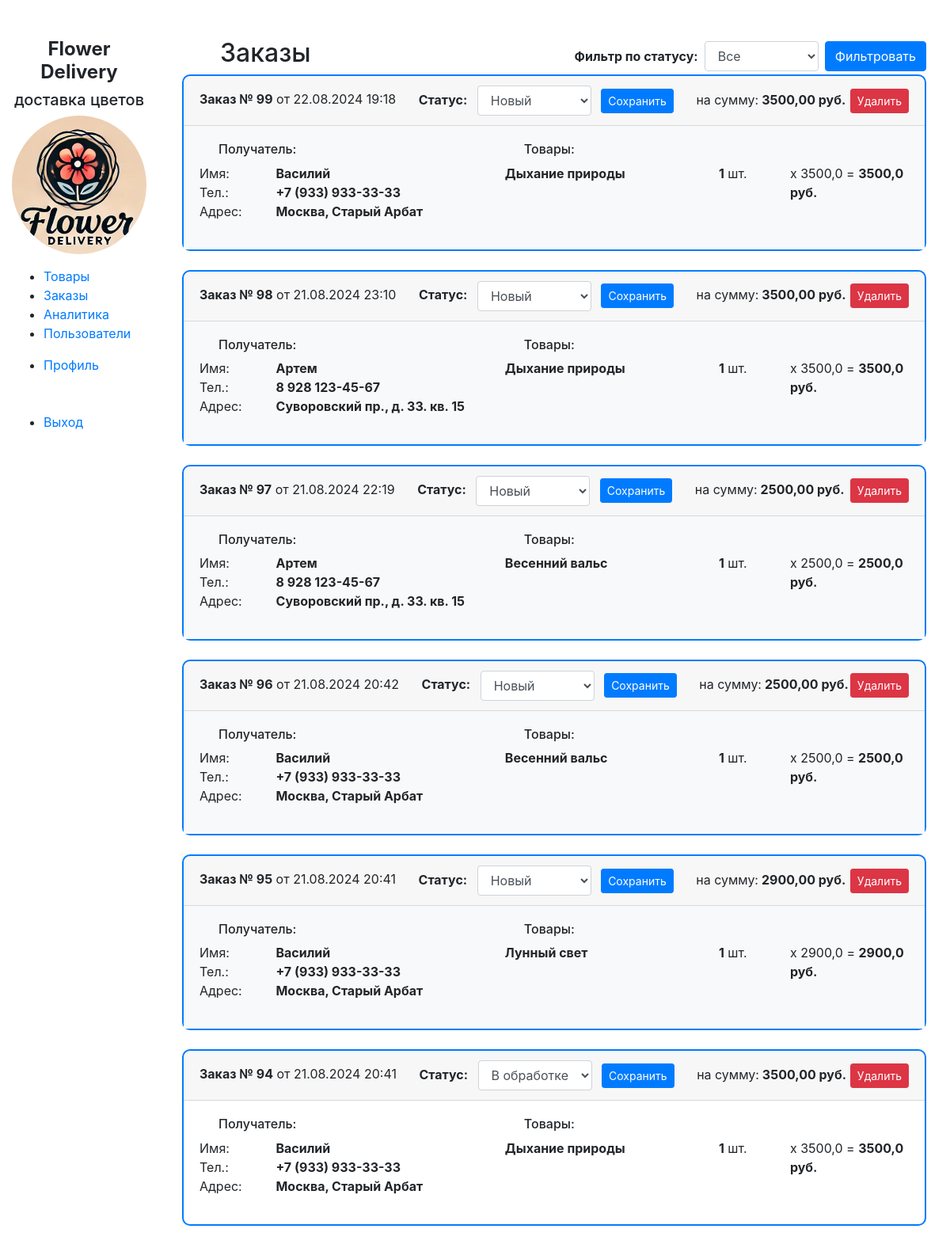
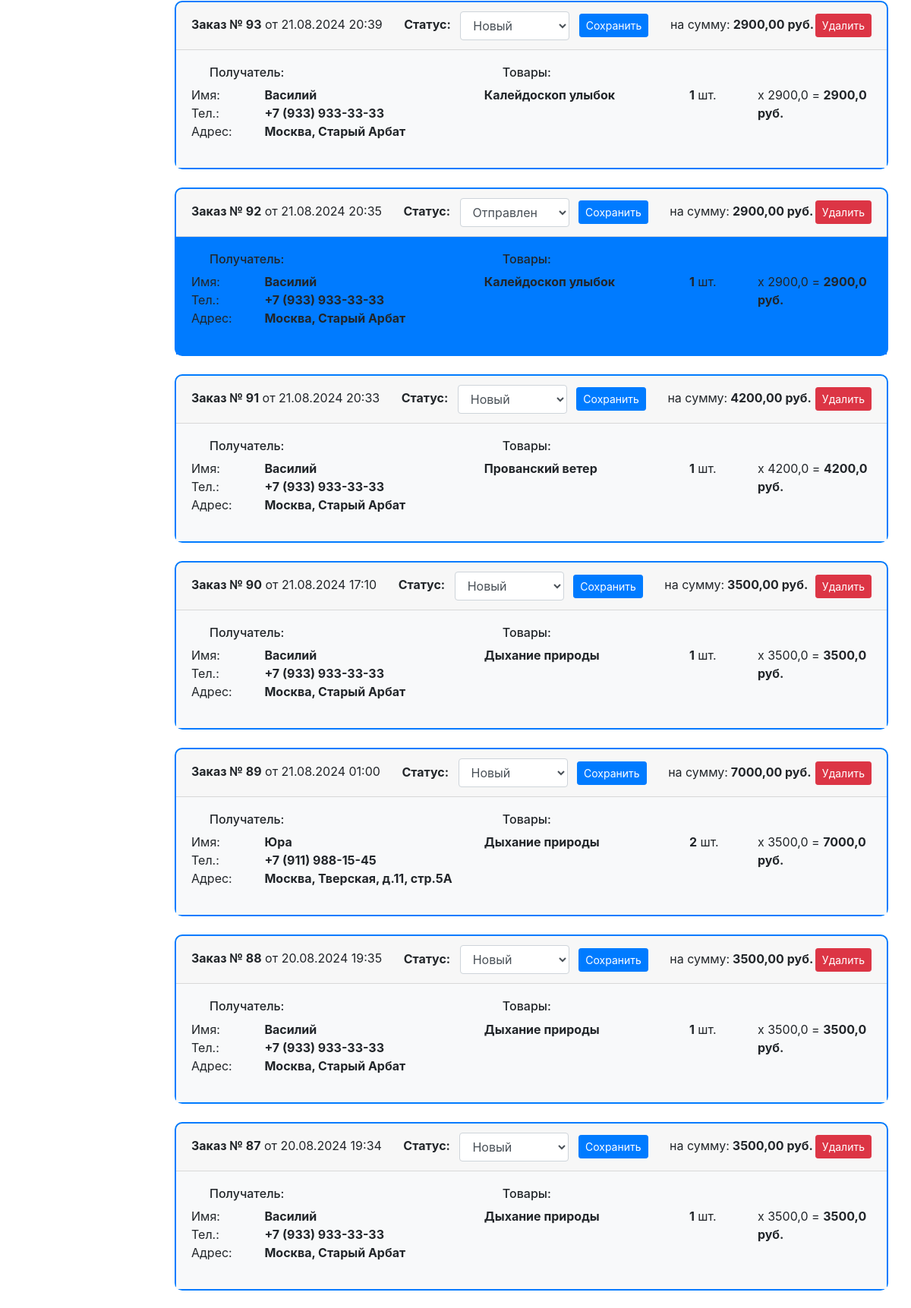
The app's page /admin-panel/orders/ (signed in, upper part) with its own data (2 pictures, top to bottom).
### orders/models.py (models this page shows, shortened)
class Order(models.Model):
    STATUS_CHOICES = [
        ('new', 'Новый'),
        ('processing', 'В обработке'),
        ('shipped', 'Отправлен'),
        ('delivered', 'Доставлен'),
    ]
    customer = models.ForeignKey(settings.AUTH_USER_MODEL, on_delete=models.CASCADE, verbose_name='Заказчик')
    recipient_name = models.CharField(max_length=100, verbose_name='Получатель')
    products = jsonfield.JSONField(verbose_name='Товары')
    recipient_phone = models.CharField(max_length=25, verbose_name='Телефон получателя')
    delivery_address = models.CharField(max_length=255, verbose_name='Адрес доставки')
    status = models.CharField(max_length=20, choices=STATUS_CHOICES, default='new', verbose_name='Статус')
    order_date = models.DateTimeField(auto_now_add=True, verbose_name='Дата заказа')
    total_cost = models.DecimalField(max_digits=10, decimal_places=2)
    class Meta:
        verbose_name = 'Заказ'
        verbose_name_plural = 'Заказы'

### admin_panel/views.py (the view)
# urls.py: path('orders/', views.admin_orders, name='admin_orders'),
@staff_member_required
def admin_orders(request):
    try:
        status_filter = request.GET.get('status')
        if status_filter:
            orders = Order.objects.filter(status=status_filter).order_by('-order_date')
        else:
            orders = Order.objects.all().order_by('-order_date')
        for order in orders:
            order.order_date = localtime(order.order_date)
        statuses = Order.STATUS_CHOICES
        return render(request, 'admin_panel/admin_orders.html',
                  {'orders': orders, 'statuses': statuses, 'status_filter': status_filter})
    except Exception as e:
        messages.error(request, f"Произошла ошибка при загрузке заказов: {str(e)}")
        return redirect('analytics:report_dashboard')

### admin_panel/templates/admin_panel/admin_orders.html (shortened to what this page needs)
{% extends 'admin_panel/admin_layout.html' %}
{% block content %}
<div class="container mt-5">
    <div class="d-flex justify-content-between align-items-center">
        <h2 class="ml-5">Заказы</h2>
        <form method="get" class="form-inline">
            <label for="status" class="mr-2"><strong>Фильтр по статусу:</strong></label>
            <select name="status" id="status" class="form-control mr-2">
                <option value="">Все</option>
            </select>
            <button type="submit" class="btn btn-primary">Фильтровать</button>
        </form>
    </div>
    <div class="row">
        {% for order in orders %}
        <div class="col-12 mb-4">
             <div class="card" style="border: 2px solid #007bff; border-radius: 10px;">
                <div class="card-header d-flex justify-content-between align-items-center">
                    <div>
                        <strong>Заказ № {{ order.id }}</strong> от {{ order.order_date|date:"d.m.Y H:i" }}
                        <span class="ml-4"><strong>Статус:</strong></span>
                        <form method="post" action="{% url 'admin_panel:update_order_status' order.id %}" class="form-inline d-inline">
                            <select name="status" class="form-control ml-2">
                                {% for status in order.STATUS_CHOICES %}
                                    <option value="{{ status.0 }}" {% if status.0 == order.status %}selected{% endif %}>{{ status.1 }}</option>
                                {% endfor %}
                            </select>
                            <button type="submit" class="btn btn-primary btn-sm ml-2">Сохранить</button>
                        </form>
                        <span class="ml-4">на сумму:<strong class="ml-1">{{ order.total_cost }} руб.</strong></span>
                    </div>
                    <button type="button" class="btn btn-danger btn-sm" onclick="confirmDelete('{{ order.id }}', '{{ order.recipient_name }}', '{{ order.total_cost }}')">Удалить</button>
                </div>
                <div class="card-body {% if order.status == 'new' %}bg-light{% elif order.status == 'in_progress' %}bg-info{% elif order.status == 'shipped' %}bg-primary{% elif order.status == 'delivered' %}bg-secondary{% endif %}">
                    <div class="row">
                        <div class="col-md-5">
                            <h6 class="ml-4">Получатель:</h6>
                            <div class="row">
                                <div class="col-md-3">
                                    <ul class="list-unstyled">
                                        <li>Имя:</li>
                                        <li>Тел.:</li>
                                        <li>Адрес:</li>
                                    </ul>
                                </div>
                                <div class="col-md-9">
                                     <ul class="list-unstyled">
                                        <li><strong>{{ order.recipient_name }}</strong></li>
                                        <li><strong>{{ order.recipient_phone }}</strong></li>
                                        <li><strong>{{ order.delivery_address }}</strong></li>
                                     </ul>
                                </div>
                            </div>
                        </div>
                        <div class="col-md-7">
                            <h6 class="ml-4">Товары:</h6>
                            <div class="row">
                                {% for item in order.products %}
                                    <div class="col-md-6">
                                        <ul class="list-unstyled">
                                            <li><strong>{{ item.product_name }}</strong></li>
                                        </ul>
                                    </div>
                                    <div class="col-md-2">
                                         <ul class="list-unstyled">
                                            <li><strong>{{ item.quantity }}</strong> шт.</li>
                                         </ul>
                                    </div>
                                    <div class="col-md-4">
                                         <ul class="list-unstyled">
                                            <li>x {{ item.price }} = <strong>{{ item.total_price }} руб.</strong></li>
                                         </ul>
                                    </div>
                                {% endfor %}
                            </div>
                        </div>
                    </div>
                </div>
            </div>
        </div>
        {% endfor %}
    </div>
</div>
{% endblock %}

### static/css/style.css (style rules this page uses)
body { font-family: Arial, sans-serif; line-height: 1.6; margin: 0; padding: 0; }

### records on screen
Order: id "99", order_date "22.08.2024 19:18", status "Новый", total_cost "3500,00", recipient_name "Василий", recipient_phone "+7 (933) 933-33-33", delivery_address "Москва, Старый Арбат", product_name "Дыхание природы", quantity "1", price "3500,0", total_price "3500,0"
Order: id "98", order_date "21.08.2024 23:10", status "Новый", total_cost "3500,00", recipient_name "Артем", recipient_phone "8 928 123-45-67", delivery_address "Суворовский пр., д. 33. кв. 15", product_name "Дыхание природы", quantity "1", price "3500,0", total_price "3500,0"
Order: id "97", order_date "21.08.2024 22:19", status "Новый", total_cost "2500,00", recipient_name "Артем", recipient_phone "8 928 123-45-67", delivery_address "Суворовский пр., д. 33. кв. 15", product_name "Весенний вальс", quantity "1", price "2500,0", total_price "2500,0"
Order: id "96", order_date "21.08.2024 20:42", status "Новый", total_cost "2500,00", recipient_name "Василий", recipient_phone "+7 (933) 933-33-33", delivery_address "Москва, Старый Арбат", product_name "Весенний вальс", quantity "1", price "2500,0", total_price "2500,0"
Order: id "95", order_date "21.08.2024 20:41", status "Новый", total_cost "2900,00", recipient_name "Василий", recipient_phone "+7 (933) 933-33-33", delivery_address "Москва, Старый Арбат", product_name "Лунный свет", quantity "1", price "2900,0", total_price "2900,0"
Order: id "94", order_date "21.08.2024 20:41", status "В обработке", total_cost "3500,00", recipient_name "Василий", recipient_phone "+7 (933) 933-33-33", delivery_address "Москва, Старый Арбат", product_name "Дыхание природы", quantity "1", price "3500,0", total_price "3500,0"
Order: id "93", order_date "21.08.2024 20:39", status "Новый", total_cost "2900,00", recipient_name "Василий", recipient_phone "+7 (933) 933-33-33", delivery_address "Москва, Старый Арбат", product_name "Калейдоскоп улыбок", quantity "1", price "2900,0", total_price "2900,0"
Order: id "92", order_date "21.08.2024 20:35", status "Отправлен", total_cost "2900,00", recipient_name "Василий", recipient_phone "+7 (933) 933-33-33", delivery_address "Москва, Старый Арбат", product_name "Калейдоскоп улыбок", quantity "1", price "2900,0", total_price "2900,0"
Order: id "91", order_date "21.08.2024 20:33", status "Новый", total_cost "4200,00", recipient_name "Василий", recipient_phone "+7 (933) 933-33-33", delivery_address "Москва, Старый Арбат", product_name "Прованский ветер", quantity "1", price "4200,0", total_price "4200,0"
Order: id "90", order_date "21.08.2024 17:10", status "Новый", total_cost "3500,00", recipient_name "Василий", recipient_phone "+7 (933) 933-33-33", delivery_address "Москва, Старый Арбат", product_name "Дыхание природы", quantity "1", price "3500,0", total_price "3500,0"
Order: id "89", order_date "21.08.2024 01:00", status "Новый", total_cost "7000,00", recipient_name "Юра", recipient_phone "+7 (911) 988-15-45", delivery_address "Москва, Тверская, д.11, стр.5А", product_name "Дыхание природы", quantity "2", price "3500,0", total_price "7000,0"
Order: id "88", order_date "20.08.2024 19:35", status "Новый", total_cost "3500,00", recipient_name "Василий", recipient_phone "+7 (933) 933-33-33", delivery_address "Москва, Старый Арбат", product_name "Дыхание природы", quantity "1", price "3500,0", total_price "3500,0"
Order: id "87", order_date "20.08.2024 19:34", status "Новый", total_cost "3500,00", recipient_name "Василий", recipient_phone "+7 (933) 933-33-33", delivery_address "Москва, Старый Арбат", product_name "Дыхание природы", quantity "1", price "3500,0", total_price "3500,0"
